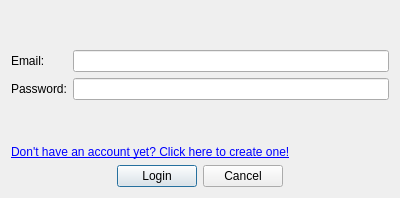
<?xml version="1.0" encoding="UTF-8"?>
<ui version="4.0">
 <class>Dialog</class>
 <widget class="QDialog" name="Dialog">
  <property name="geometry">
   <rect>
    <x>0</x>
    <y>0</y>
    <width>400</width>
    <height>198</height>
   </rect>
  </property>
  <property name="windowTitle">
   <string>Dialog</string>
  </property>
  <layout class="QVBoxLayout" name="verticalLayout">
   <item>
    <spacer name="verticalSpacer">
     <property name="orientation">
      <enum>Qt::Vertical</enum>
     </property>
     <property name="sizeHint" stdset="0">
      <size>
       <width>20</width>
       <height>40</height>
      </size>
     </property>
    </spacer>
   </item>
   <item>
    <layout class="QFormLayout" name="formLayout">
     <item row="0" column="0">
      <widget class="QLabel" name="label">
       <property name="text">
        <string>Email:</string>
       </property>
      </widget>
     </item>
     <item row="0" column="1">
      <widget class="QLineEdit" name="lineEdit_Email"/>
     </item>
     <item row="1" column="0">
      <widget class="QLabel" name="label_2">
       <property name="text">
        <string>Password:</string>
       </property>
      </widget>
     </item>
     <item row="1" column="1">
      <widget class="QLineEdit" name="lineEdit_Password"/>
     </item>
    </layout>
   </item>
   <item>
    <spacer name="verticalSpacer_2">
     <property name="orientation">
      <enum>Qt::Vertical</enum>
     </property>
     <property name="sizeHint" stdset="0">
      <size>
       <width>20</width>
       <height>40</height>
      </size>
     </property>
    </spacer>
   </item>
   <item>
    <widget class="QLabel" name="label_3">
     <property name="text">
      <string>&lt;html&gt;&lt;head/&gt;&lt;body&gt;&lt;p&gt;&lt;a href=&quot;http://127.0.0.1:5000/sign_up&quot;&gt;&lt;span style=&quot; text-decoration: underline; color:#0000ff;&quot;&gt;Don't have an account yet? Click here to create one!&lt;/span&gt;&lt;/a&gt;&lt;/p&gt;&lt;/body&gt;&lt;/html&gt;</string>
     </property>
    </widget>
   </item>
   <item>
    <layout class="QHBoxLayout" name="horizontalLayout">
     <item>
      <spacer name="horizontalSpacer">
       <property name="orientation">
        <enum>Qt::Horizontal</enum>
       </property>
       <property name="sizeHint" stdset="0">
        <size>
         <width>40</width>
         <height>20</height>
        </size>
       </property>
      </spacer>
     </item>
     <item>
      <widget class="QPushButton" name="btn_Login">
       <property name="text">
        <string>Login</string>
       </property>
      </widget>
     </item>
     <item>
      <widget class="QPushButton" name="btn_Cancel">
       <property name="text">
        <string>Cancel</string>
       </property>
      </widget>
     </item>
     <item>
      <spacer name="horizontalSpacer_2">
       <property name="orientation">
        <enum>Qt::Horizontal</enum>
       </property>
       <property name="sizeHint" stdset="0">
        <size>
         <width>40</width>
         <height>20</height>
        </size>
       </property>
      </spacer>
     </item>
    </layout>
   </item>
  </layout>
 </widget>
 <resources/>
 <connections/>
</ui>
